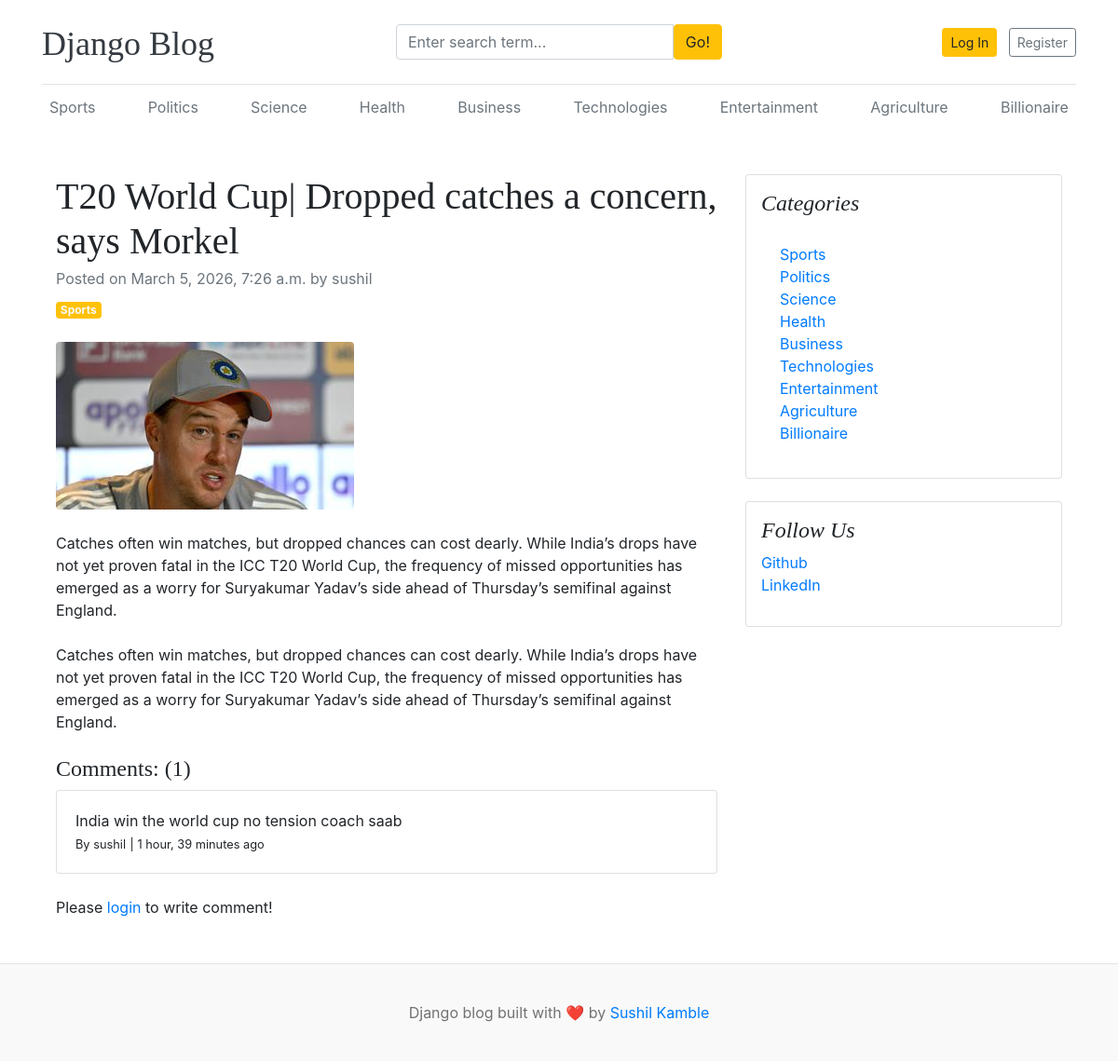
/blogs/t20-world-cup-dropped-catches-a-concern-says-morkel/, run on the app's committed database.
### blogs/models.py (models this page shows, shortened)
class Category(models.Model):
    category_name = models.CharField(max_length=100, unique=True)
    created_at = models.DateTimeField(auto_now_add=True)
    updated_at = models.DateTimeField(auto_now=True)
    class Meta:
        verbose_name_plural = 'categories'
    def __str__(self):
        return self.category_name

class Blog(models.Model):
    title = models.CharField(max_length=100)
    slug = models.SlugField(max_length=150, unique=True, blank=True)
    category = models.ForeignKey(Category, on_delete= models.CASCADE, )
    author = models.ForeignKey(User, on_delete=models.CASCADE)
    featured_image = models.ImageField(upload_to='uploads/%Y/%m/%d')
    short_description = models.TextField(max_length=500)
    blog_body = models.TextField(max_length=2000)
    status = models.CharField(max_length=50, choices=STATUS_CHOICES, default="Draft")
    is_featured = models.BooleanField(default=False)
    created_at = models.DateTimeField(auto_now_add=True)
    updated_at = models.DateTimeField(auto_now=True)

class Comment(models.Model):
    user = models.ForeignKey(User, on_delete=models.CASCADE)
    blog = models.ForeignKey(Blog, on_delete=models.CASCADE)
    comment = models.TextField(max_length=250)
    created_at = models.DateTimeField(auto_now_add=True)
    updated_at = models.DateTimeField(auto_now=True)
    def __str__(self):
        return self.comment

### assignments/models.py (models this page shows, shortened)
class SocialLinks(models.Model):
    platform = models.CharField(max_length=100)
    link = models.URLField(max_length=100)
    created_at = models.DateTimeField(auto_now_add=True)
    updated_at = models.DateTimeField(auto_now=True)
    class Meta:
        verbose_name_plural = 'social_links'

### blogs/views.py (the view, shortened to what this page needs)
# urls.py: path('blogs/<slug:slug>/', BlogsView.blogs, name='blogs'),
def blogs(request, slug):
    single_blog = get_object_or_404(Blog, slug = slug, status = 'Published')
    comments = Comment.objects.filter(blog = single_blog)
    comment_count = comments.count()
    context = {
        'single_blog' : single_blog,
        'comments' : comments,
        'comment_count' : comment_count,
    }
    return render(request, 'blogs.html', context)

### blogs/context_processors.py (called while the page is built)
def get_categories(request):
    categories = Category.objects.all()
    return dict(categories=categories)

def get_social_links(request):
    socialLinks = SocialLinks.objects.all()
    return dict(socialLinks = socialLinks)

### templates/blogs.html
{% extends 'base.html' %}
{% block content %}
<div class="container mt-5">
    <div class="row">
        <div class="col-lg-8">
            <article>
                <header class="mb-4">
                    <h1 class="fw-bolder mb-1">{{ single_blog.title}}</h1>
                    <div class="text-muted fst-italic mb-2">Posted on {{ single_blog.created_at }} by {{ single_blog.author}}</div>
                    <a class="badge bg-warning text-decoration-none text-light" href="#!">{{ single_blog.category }}</a>
                </header>
                <figure class="mb-4"><img class="img-fluid rounded" src="{{ single_blog.featured_image.url }}" alt="..." /></figure>
                <section class="mb-5">
                    <p class="fs-5 mb-4">{{ single_blog.short_description }}</p>
                    <p class="fs-5 mb-4">{{ single_blog.blog_body }}</p>
                    <h4>Comments: ({{ comment_count}})</h4>
                    {% if comments %}
                        {% for comment in comments  %}
                            <div class="card mt-2">
                                <div class="card-body">
                                    <p class="card-text mb-0">{{ comment }}</p>
                                    <span>
                                        <small>By {{comment.user}}</small>
                                        <small>| {{ comment.created_at | timesince }} ago</small>
                                    </span>
                                </div>
                            </div>
                        {% endfor %}
                    {% else %}
                        No comments yet.
                    {% endif %}
                    <br>
                    <div class="form-group">
                        {% if user.is_authenticated %}
                            <form action="" method="POST">
                                {% csrf_token %}
                                <div class="form-group">
                                    <textarea name="comment" class="form-control" placeholder="Write your comment"></textarea>
                                    <input type="submit" value="Submit" class="btn btn-primary mt-2">
                                </div>
                            </form>
                        {% else %}
                            <p>Please <span><a href="{% url 'login' %}">login</a></span> to write comment!</p>
                        {% endif %}
                    </div>
                    </section>
            </article>
        </div>
        <div class="col-lg-4">
            <div class="card mb-4 p-3">
                <h4 class="font-italic">Categories</h4>
                <div class="card-body">
                    <div class="row">
                        <div class="col-sm-6">
                            <ul class="list-unstyled mb-0">
                                {% for cat in categories  %}
                                    <li><a href="{% url 'posts_by_category' cat.id %}">{{ cat.category_name }}</a></li>
                                    {% endfor %}
                            </ul>
                        </div>
                    </div>
                </div>
            </div>
            {% if socialLinks %}
            <div class="card mb-4 p-3">
                <h4 class="font-italic">Follow Us</h4>
                <ol class="list-unstyled">
                    {% for i in socialLinks %}
                    <li><a href="{{ i.link }}" target="_blank">{{i.platform}}</a></li>
                    {% endfor %}
                </ol>
            </div>
            {% endif %}
        </div>
    </div>
</div>
{% endblock %}

### templates/base.html (shortened to what this page needs)
{% load static %}
<!DOCTYPE html>
<html lang="en">
<head>
    <link href="https://getbootstrap.com/docs/4.0/dist/css/bootstrap.min.css" rel="stylesheet">
    <link href="{% static 'css/blog.css' %}" rel="stylesheet">
    <link rel="stylesheet" href="https://cdnjs.cloudflare.com/ajax/libs/
font-awesome/5.15.2/css/all.min.css" />
</head>
<body>
    <div class="container">
        <header class="blog-header py-3">
            <div class="row flex-nowrap justify-content-between align-items-center">
                <div class="col-4 pt-1">
                    <a class="blog-header-logo text-dark" href="/">Django Blog</a>
                </div>
                <div class="col-4">
                    <form action="{% url 'search' %}" method="GET">
                        <div class="input-group">
                            <input class="form-control" type="text" value="{{ keyword }}" name="keyword"
                                placeholder="Enter search term..." aria-label="Enter search term..."
                                aria-describedby="button-search" />
                            <button type="submit" class="btn btn-warning" id="button-search" type="button">Go!</button>
                        </div>
                    </form>
                </div>
                <div class="col-4 d-flex justify-content-end align-items-center">
                    {% if not user.is_authenticated %}
                    <a class="btn btn-sm btn-warning" href="{% url 'login' %}">Log In</a>&nbsp;
                    <a class="btn btn-sm btn-outline-secondary ml-2" href="{% url 'register' %}">Register</a>
                    {% else %}
                    <span><a href="{% url 'dashboard' %}">Dashboard</a></span>
                    &emsp;
                    <span><button class="btn btn-warning"><a href="{% url 'logout' %}">Logout</a></button></span>
                    {% endif %}
                </div>
            </div>
        </header>
        <div class="nav-scroller py-1 mb-2">
            <nav class="nav d-flex justify-content-between">
                {% for cat in categories %}
                <a class="p-2 text-muted" href="{% url 'posts_by_category' cat.id %}">
                    {{ cat.category_name }}
                </a>
                {% endfor %}
            </nav>
        </div>
        {% block content %}
        {% endblock %}
    </div>
    <footer class="blog-footer">
        <p>Django blog built with ❤️ by <a href="#">Sushil Kamble</a></p>
    </footer>
</body>
</html>

### blog_main/static/css/blog.css (style rules this page uses)
.blog-header { border-bottom: 1px solid #e5e5e5; }
.blog-header-logo { font-family: "Playfair Display", Georgia, "Times New Roman", serif ; font-size: 2.25rem; }
h1, h2, h3, h4, h5, h6 { font-family: "Playfair Display", Georgia, "Times New Roman", serif ; }
.blog-footer { padding: 2.5rem 0; color: #727272; text-align: center; background-color: #f9f9f9; border-top: .05rem solid #e5e5e5; }
.blog-footer p:last-child { margin-bottom: 0; }

### data on the page
Category: category_name "Sports"
Category: category_name "Politics"
Category: category_name "Science"
Category: category_name "Health"
Category: category_name "Business"
Category: category_name "Technologies"
Category: category_name "Entertainment"
Category: category_name "Agriculture"
Category: category_name "Billionaire"
Blog: title "T20 World Cup| Dropped catches a concern, says Morkel", created_at "March 5, 2026, 7:26 a.m.", author "sushil", category "Sports", featured_image (picture), short_description "Catches often win matches, but dropped chances can cost dearly. While India’s drops have not yet proven fatal in the ICC T20 World Cup, the frequency of missed opportunities has emerged as a worry for Suryakumar Yadav’s side ahead of Thursday’s semifinal against England.", blog_body "Catches often win matches, but dropped chances can cost dearly. While India’s drops have not yet proven fatal in the ICC T20 World Cup, the frequency of missed opportunities has emerged as a worry for Suryakumar Yadav’s side ahead of Thursday’s semifinal against England."
Comment: comment "India win the world cup no tension coach saab", user "sushil", created_at "1 hour, 39 minutes"
SocialLinks: platform "Github"
SocialLinks: platform "LinkedIn"

### other printed values
{{ comment_count }} "1"
